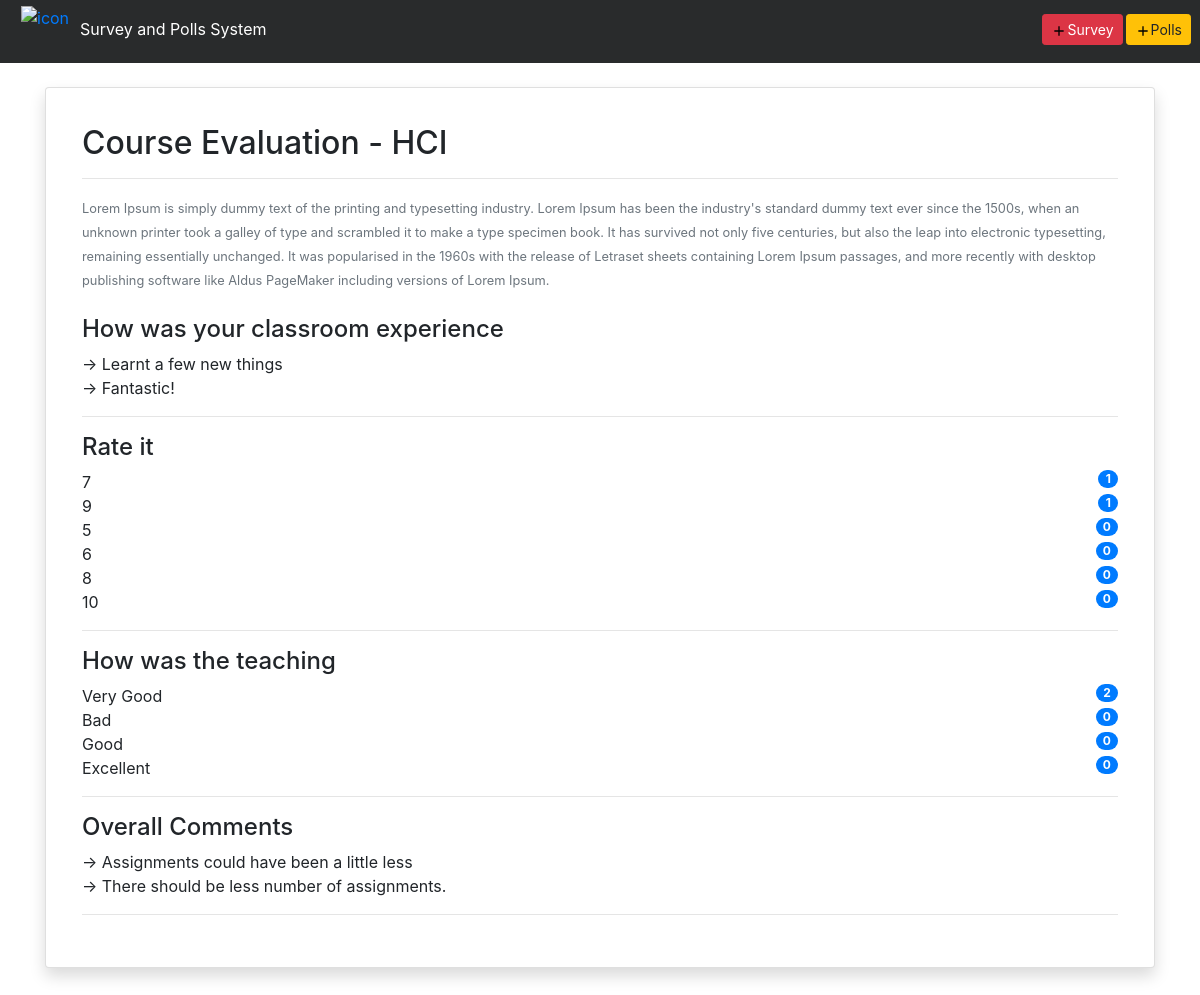
Screenshot of /spolen/analytics/survey/ad121001survey-0/ (signed in) with the database file from the repository.
### spolen/models.py (models this page shows, shortened)
class Survey(models.Model):
	user = models.ForeignKey(User, on_delete = models.CASCADE)
	title = models.CharField(max_length = 128)
	breif = models.CharField(max_length = 128,default = "Survey")
	description = models.TextField(max_length = 1024)
	slug = models.SlugField(unique = True)
	date_posted = models.DateField(auto_now_add = True)
	public = models.BooleanField(default = True)
	closed = models.BooleanField(default = False)

class SurveyQuestion(models.Model):
	survey = models.ForeignKey(Survey, on_delete = models.CASCADE)
	question = models.CharField(max_length = 256)
	question_type = models.CharField(choices = TYPE_CHOICES, default = 'Short Answer', max_length = 256)

class ShortAnswer(models.Model):
	question = models.ForeignKey(SurveyQuestion, on_delete = models.CASCADE)
	answer = models.CharField(max_length = 256)

class MultipleChoiceOption(models.Model):
	question = models.ForeignKey(SurveyQuestion, on_delete = models.CASCADE)
	option = models.CharField(max_length = 256)
	votes = models.PositiveIntegerField(default = 0)

### spolen/views.py (the view)
# urls.py: path('analytics/<str:ent>/<str:slug>/', views.spolen_analytics, name = 'spolen-analytics'),
def spolen_analytics(request,ent,slug):
	if(ent == 'poll'):
		poll = Poll.objects.get(slug = slug)
		if(poll.user == request.user):
			options = PollOption.objects.filter(poll = poll).order_by('-votes')
			return render(request, 'spolen/spolen-analytics.html', {'poll':poll,'options':options,'ent':ent})
		else:
			messages.success(request, 'Invalid Access!')
			return redirect('spolen:spolen-index')
	elif(ent == 'survey'):
		saDict = []
		mcqDict = []
		survey = Survey.objects.get(slug = slug)
		if(survey.user == request.user):
			questions = SurveyQuestion.objects.filter(survey = survey)
			for question in questions:
				if(ShortAnswer.objects.filter(question = question).exists()):
					answers = ShortAnswer.objects.filter(question = question)
					for answer in answers:
						newblock = {'question':question,'answer':answer.answer}
						saDict.append(newblock)
				elif(MultipleChoiceOption.objects.filter(question = question).exists()):
					options = MultipleChoiceOption.objects.filter(question = question).order_by('-votes')
					for option in options:
						newblock = {'question':question, 'option':option.option, 'votes':option.votes}
						mcqDict.append(newblock)
			return render(request, 'spolen/spolen-analytics.html', {'survey':survey,'saDict':saDict,'mcqDict':mcqDict,'ent':ent,'questions':questions})
		else:
			messages.success(request, 'Invalid Access!')
			return redirect('spolen:spolen-index')

### spolen/templates/spolen/spolen-analytics.html
{% extends 'base.html' %}
{% load crispy_forms_tags %}
{% block content %}
	<div class="container">
		<div class="row">
			<div class="col-md-12">
				<div class="card shadow p-3 mb-5">
					<div class="card-body">
						{% if ent == 'poll' %}
							<h2>{{poll.title}}</h2>
							<hr>
							<h4>{{poll.question}}</h4>
							{% for option in options %}
							<div class = "card">
								<div class="card-body">
									{{option.option}}  <span class="badge badge-pill badge-primary" style="float: right;">{{option.votes}}</span>
								</div>
							</div>
							<br>
							{% endfor %}
						</div>
					{% else %}
						<h2>{{survey.title}}</h2>
						<hr>
						<small class="text-muted">{{survey.description}}</small>
						<br><br>
						{% for question in questions %}
							<h4>{{question.question}}</h4>
							{% for obj in saDict %}
								{% if obj.question is question %}
									→ {{obj.answer}}
									<br>
								{% endif %}
							{% endfor %}
							{% for obj in mcqDict %}
								{% if obj.question is question %}
								{{obj.option}}	<span class="badge badge-pill badge-primary" style="float: right;">{{obj.votes}}</span>
								<br>
								{% endif %}
							{% endfor %}
							<hr>
						{% endfor %}
					{% endif %}
				</div>
			</div>
		</div>
	</div>
{% endblock %}

### templates/base.html (shortened to what this page needs)
{% load static %}
<!doctype html>
<!DOCTYPE html>
<html>
<head>
	<link rel="stylesheet" href="https://stackpath.bootstrapcdn.com/bootstrap/4.4.1/css/bootstrap.min.css">
</head>
<body>
	<div class="container-fluid" style="background-color: #292b2c;">
		<div class="row">
			<div class="col-md-12" style="margin:6px 6px 7px 6px;">
			  	<a href="{% url 'spolen:spolen-index' %}">
			  		<img src="https://zenodo.org/api/files/00000000-0000-0000-0000-000000000000/asian-institute-of-technology/logo.png" width="50" height="50" class="d-inline-block" style="float: center" alt="icon">&nbsp; <font size="3" color="white">Survey and Polls System</font>
			  	</a>
			  	<a href="{% url 'spolen:spolen-create-poll' %}" class="btn btn-warning btn-sm mt-2 mb-2" style="float: right;"><img src="{% static 'images/add.svg' %}" style="height: 16px; width: 16px;">Polls</a>
			  	<a href="{% url 'spolen:spolen-create-survey' %}" class="btn btn-danger btn-sm mt-2 mb-2" style="float: right; margin-right: 3px; "><img src="{% static 'images/add.svg' %}" style="height: 16px; width: 16px;">Survey</a>
			</div>
		</div>
	</div>
	<br>
	{% block content %}{% endblock %}
</body>
</html>

### templates/base.html (style rules this page uses)
a { text-decoration: none !important; }

### rows the page displays
Survey: title "Course Evaluation - HCI", description "Lorem Ipsum is simply dummy text of the printing and typesetting industry. Lorem Ipsum has been the industry's standard dummy text ever since the 1500s, when an unknown printer took a galley of type and scrambled it to make a type specimen book. It has survived not only five centuries, but also the leap into electronic typesetting, remaining essentially unchanged. It was popularised in the 1960s with the release of Letraset sheets containing Lorem Ipsum passages, and more recently with desktop publishing software like Aldus PageMaker including versions of Lorem Ipsum."
SurveyQuestion: question "How was your classroom experience", answer "Learnt a few new things", answer "Fantastic!"
SurveyQuestion: question "Rate it", option "7", votes "1", option "9", option "5", votes "0", option "6", option "8", option "10"
SurveyQuestion: question "How was the teaching", option "Very Good", votes "2", option "Bad", votes "0", option "Good", option "Excellent"
SurveyQuestion: question "Overall Comments", answer "Assignments could have been a little less", answer "There should be less number of assignments."
